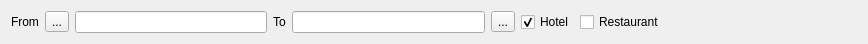
<?xml version="1.0" encoding="UTF-8"?>
<ui version="4.0">
 <class>FCashReportSummary</class>
 <widget class="QWidget" name="FCashReportSummary">
  <property name="geometry">
   <rect>
    <x>0</x>
    <y>0</y>
    <width>868</width>
    <height>40</height>
   </rect>
  </property>
  <property name="windowTitle">
   <string>Form</string>
  </property>
  <layout class="QHBoxLayout" name="horizontalLayout">
   <item>
    <widget class="QLabel" name="label">
     <property name="text">
      <string>From</string>
     </property>
    </widget>
   </item>
   <item>
    <widget class="QToolButton" name="btnBack">
     <property name="focusPolicy">
      <enum>Qt::NoFocus</enum>
     </property>
     <property name="text">
      <string>...</string>
     </property>
     <property name="icon">
      <iconset resource="../Resort/res.qrc">
       <normaloff>:/images/left.png</normaloff>:/images/left.png</iconset>
     </property>
    </widget>
   </item>
   <item>
    <widget class="EDateEdit" name="deStart"/>
   </item>
   <item>
    <widget class="QLabel" name="label_2">
     <property name="text">
      <string>To</string>
     </property>
    </widget>
   </item>
   <item>
    <widget class="EDateEdit" name="deEnd"/>
   </item>
   <item>
    <widget class="QToolButton" name="btnForward">
     <property name="focusPolicy">
      <enum>Qt::NoFocus</enum>
     </property>
     <property name="text">
      <string>...</string>
     </property>
     <property name="icon">
      <iconset resource="../Resort/res.qrc">
       <normaloff>:/images/right.png</normaloff>:/images/right.png</iconset>
     </property>
    </widget>
   </item>
   <item>
    <widget class="QCheckBox" name="chHotel">
     <property name="focusPolicy">
      <enum>Qt::ClickFocus</enum>
     </property>
     <property name="text">
      <string>Hotel</string>
     </property>
     <property name="checked">
      <bool>true</bool>
     </property>
    </widget>
   </item>
   <item>
    <widget class="QCheckBox" name="chRestaurant">
     <property name="focusPolicy">
      <enum>Qt::ClickFocus</enum>
     </property>
     <property name="text">
      <string>Restaurant</string>
     </property>
    </widget>
   </item>
   <item>
    <spacer name="horizontalSpacer">
     <property name="orientation">
      <enum>Qt::Horizontal</enum>
     </property>
     <property name="sizeHint" stdset="0">
      <size>
       <width>40</width>
       <height>20</height>
      </size>
     </property>
    </spacer>
   </item>
  </layout>
 </widget>
 <customwidgets>
  <customwidget>
   <class>EDateEdit</class>
   <extends>QLineEdit</extends>
   <header location="global">edateedit.h</header>
  </customwidget>
 </customwidgets>
 <resources>
  <include location="../Resort/res.qrc"/>
 </resources>
 <connections/>
</ui>
